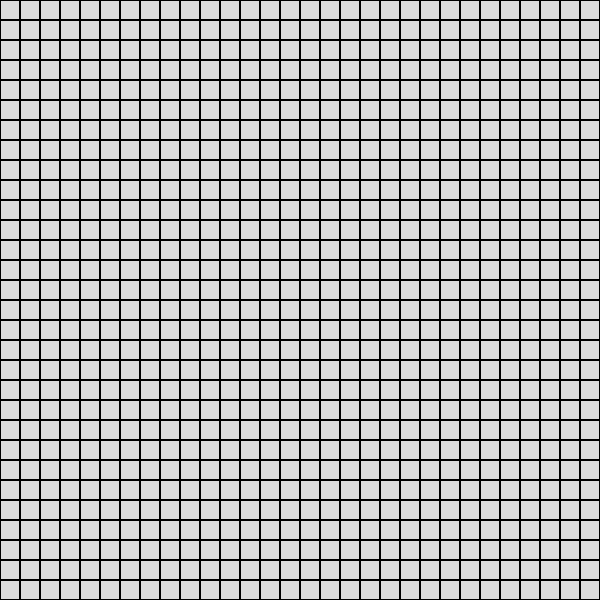
Frame 1 (no input)
Frame 60 (no input): identical to frame 1, image omitted
Frame 120 (the mouse pressed at the canvas centre since frame 60): identical to frame 1, image omitted

The p5.js sketch that drew this single still picture (run headless with seeded random() and noise() and a simulated clock; from frame 60 on, the mouse is pressed at the canvas centre):

// p5.js sketch
// ── sketch.js
const SIDE_LENGTH = 600;
const NUM_GRID = 30;
const GRID_LENGTH = SIDE_LENGTH / NUM_GRID;

let matrix = [];
let playing = false;

function getNeighbour(i, j) {
  if (i < 0 || j < 0 || i >= NUM_GRID || j >= NUM_GRID) {
    return false;
  }
  return matrix[i][j];
}

function applyRules() {
  let new_matrix = matrix.map((arr) => arr.slice());
  for (let i = 0; i < NUM_GRID; ++i) {
    for (let j = 0; j < NUM_GRID; ++j) {
      let population = 0;
      for (let x = -1; x <= 1; x++) {
        for (let y = -1; y <= 1; y++) {
          if (x == 0 && y == 0) {
            continue;
          }
          if (getNeighbour(i + x, j + y)) {
            population++;
          }
        }
      }

      if (population < 2) {
        new_matrix[i][j] = false;
      } else if (population == 3 && !matrix[i][j]) {
        new_matrix[i][j] = true;
      } else if (population > 3) {
        new_matrix[i][j] = false;
      }
    }
  }
  matrix = new_matrix;
}

function mouseClicked() {
  const i = Math.floor(mouseX / GRID_LENGTH);
  const j = Math.floor(mouseY / GRID_LENGTH);
  matrix[i][j] = !matrix[i][j];
}

function setup() {
  createCanvas(SIDE_LENGTH, SIDE_LENGTH);
  for (let i = 0; i < NUM_GRID; i++) {
    matrix.push([]);
    for (let j = 0; j < NUM_GRID; j++) {
      matrix[i].push(false);
    }
  }

  button = createButton("Play/Stop");
  button.position(SIDE_LENGTH / 2 - 75, SIDE_LENGTH + 10);
  button.mousePressed(() => {
    playing = !playing;
  });

  random = createButton("Random");
  random.position(SIDE_LENGTH / 2 + 5, SIDE_LENGTH + 10);
  random.mousePressed(() => {
    if (!playing) {
      for (let i = 0; i < NUM_GRID; i++) {
        for (let j = 0; j < NUM_GRID; j++) {
          matrix[i][j] = Math.random() < 0.5;
        }
      }
    }
  });
}

function draw() {
  background(220);

  // draw grid lines
  for (let x = 0; x <= SIDE_LENGTH; x += SIDE_LENGTH / NUM_GRID) {
    for (let y = 0; y <= SIDE_LENGTH; y += SIDE_LENGTH / NUM_GRID) {
      stroke(0);
      strokeWeight(1);
      line(x, 0, x, SIDE_LENGTH);
      line(0, y, SIDE_LENGTH, y);
    }
  }

  fill("black");
  noStroke();
  if (!playing) {
    frameRate(60);
    for (let i = 0; i < matrix.length; i++) {
      for (let j = 0; j < matrix.length; j++) {
        if (matrix[i][j]) {
          square(i * GRID_LENGTH, j * GRID_LENGTH, GRID_LENGTH);
        }
      }
    }
  } else {
    frameRate(2);
    applyRules();
    for (let i = 0; i < matrix.length; i++) {
      for (let j = 0; j < matrix.length; j++) {
        if (matrix[i][j]) {
          square(i * GRID_LENGTH, j * GRID_LENGTH, GRID_LENGTH);
        }
      }
    }
  }
}
